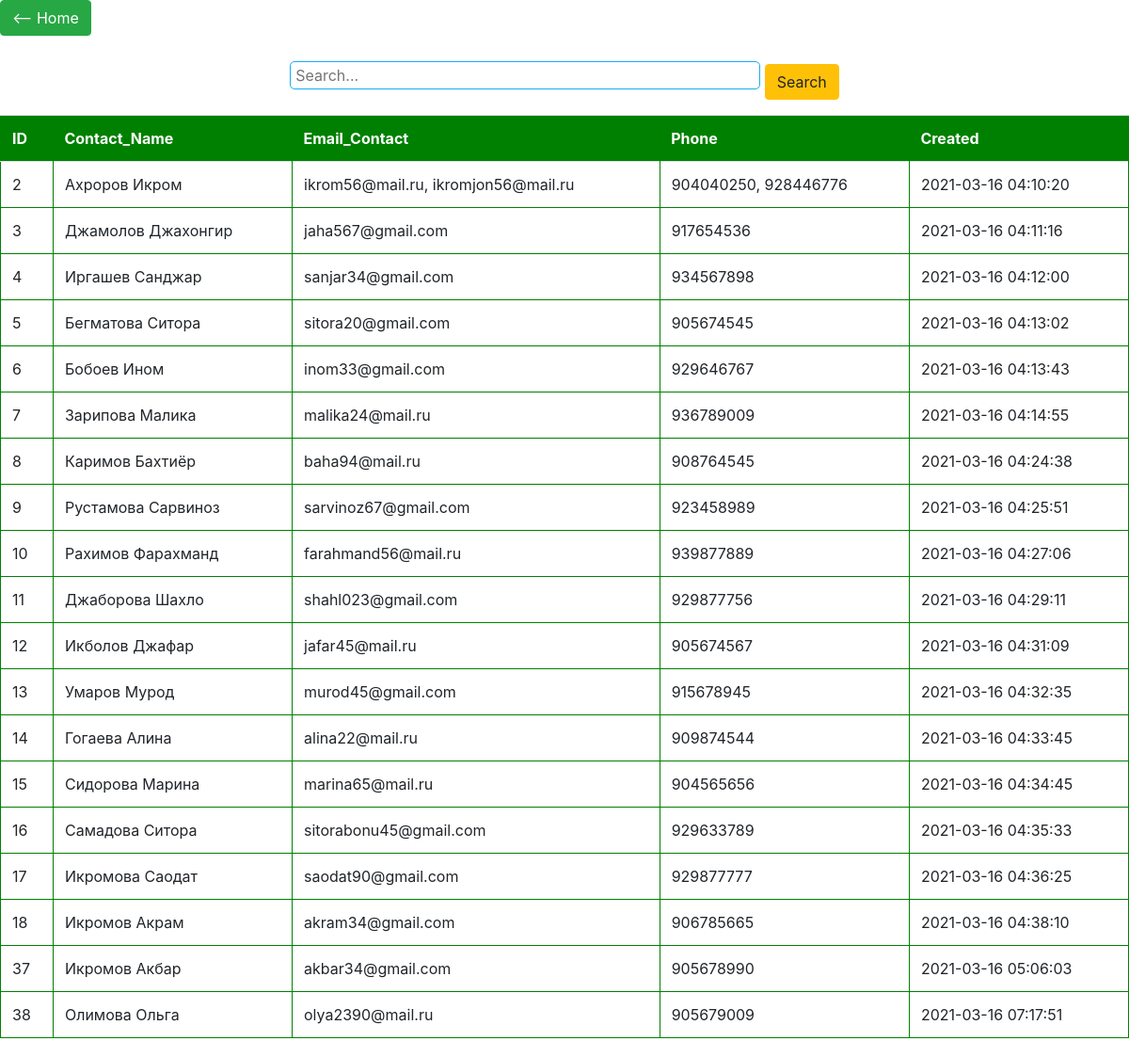
Screenshot of /search.php with the database file from the repository.
### tables this page shows
CREATE TABLE `contacts` (
  `id` int(11) NOT NULL,
  `c_name` varchar(127) NOT NULL,
  `picture` varchar(127) NOT NULL,
  `email` varchar(127) NOT NULL,
  `phone` varchar(127) NOT NULL,
  `created` datetime NOT NULL,
  `updated` datetime NOT NULL
);

### search.php (the view, shortened to what this page needs)
<?php
    if (isset($_POST['search'])) {
        $valueToSearch =  $_POST['valueToSearch'];
        $query = "SELECT * FROM `contacts` WHERE CONCAT(`id`, `c_name`, `email`, `phone`, `created`) LIKE '%".$valueToSearch."%'";
        $search_result = filterTable($query);
    }
    else{
        $query = "SELECT * FROM `contacts`";
        $search_result = filterTable($query);
    }
    function filterTable($query)
    {
        $connect = mysqli_connect("localhost", "root", "", "contact");
        $filter_Result = mysqli_query($connect, $query);
        return $filter_Result;
    }
    ?>
<!DOCTYPE html>
<html lang="en">
<head>
    <link rel="stylesheet" href="styles/style.css">
    <link rel="stylesheet" href="styles/bootstrap.css">
</head>
<body>
<a href="index.php" class="btn btn-success"><-- Home</a>
    <form action="search.php" method="post">
    <p align="center">
            <input type="text" name="valueToSearch" placeholder="Search..." class="text">
            <input type="submit" name="search" value="Search" class="btn btn-warning"> </p>
            <table class="table">
                <tr class="child">
                <th>ID</th>
                <th>Contact_Name</th>
                <th>Email_Contact</th>
                <th>Phone</th>
                <th>Created</th>
            </tr>
            <?php while($row = mysqli_fetch_array( $search_result)):?>
            <tr>
                <td><?php echo $row['id'];?></td>
                <td><?php echo $row['c_name'];?></td>
                <td><?php echo $row['email'];?></td>
                <td><?php echo $row['phone'];?></td>
                <td><?php echo $row['created'];?></td>
            </tr>
            <?php endwhile;?>
       </table>
    </form>
</body>
</html>

### styles/style.css (style rules this page uses)
form { margin:20px auto; }
table, tr, td, thead { border: 1px solid green; border-collapse: collapse; padding: 5px; }
thead, .child:first-child { background-color: green; color: #FFF; }
input[type="submit"] { margin-top: 10px; }
input[type="text"], input[type="file"] { border: 1px solid rgb(22, 173, 243); width: 500px; }
.text { padding: 5px; border-radius: 5px; height: 30px; }

### rows the page displays
contacts: id "2", c_name "Ахроров Икром", email "ikrom56@mail.ru, ikromjon56@mail.ru", phone "904040250, 928446776", created "2021-03-16 04:10:20"
contacts: id "3", c_name "Джамолов Джахонгир", email "jaha567@gmail.com", phone "917654536", created "2021-03-16 04:11:16"
contacts: id "4", c_name "Иргашев Санджар", email "sanjar34@gmail.com", phone "934567898", created "2021-03-16 04:12:00"
contacts: id "5", c_name "Бегматова Ситора", email "sitora20@gmail.com", phone "905674545", created "2021-03-16 04:13:02"
contacts: id "6", c_name "Бобоев Ином", email "inom33@gmail.com", phone "929646767", created "2021-03-16 04:13:43"
contacts: id "7", c_name "Зарипова Малика", email "malika24@mail.ru", phone "936789009", created "2021-03-16 04:14:55"
contacts: id "8", c_name "Каримов Бахтиёр", email "baha94@mail.ru", phone "908764545", created "2021-03-16 04:24:38"
contacts: id "9", c_name "Рустамова Сарвиноз", email "sarvinoz67@gmail.com", phone "923458989", created "2021-03-16 04:25:51"
contacts: id "10", c_name "Рахимов Фарахманд", email "farahmand56@mail.ru", phone "939877889", created "2021-03-16 04:27:06"
contacts: id "11", c_name "Джаборова Шахло", email "shahl023@gmail.com", phone "929877756", created "2021-03-16 04:29:11"
contacts: id "12", c_name "Икболов Джафар", email "jafar45@mail.ru", phone "905674567", created "2021-03-16 04:31:09"
contacts: id "13", c_name "Умаров Мурод", email "murod45@gmail.com", phone "915678945", created "2021-03-16 04:32:35"
contacts: id "14", c_name "Гогаева Алина", email "alina22@mail.ru", phone "909874544", created "2021-03-16 04:33:45"
contacts: id "15", c_name "Сидорова Марина", email "marina65@mail.ru", phone "904565656", created "2021-03-16 04:34:45"
contacts: id "16", c_name "Самадова Ситора", email "sitorabonu45@gmail.com", phone "929633789", created "2021-03-16 04:35:33"
contacts: id "17", c_name "Икромова Саодат", email "saodat90@gmail.com", phone "929877777", created "2021-03-16 04:36:25"
contacts: id "18", c_name "Икромов Акрам", email "akram34@gmail.com", phone "906785665", created "2021-03-16 04:38:10"
contacts: id "37", c_name "Икромов Акбар", email "akbar34@gmail.com", phone "905678990", created "2021-03-16 05:06:03"
contacts: id "38", c_name "Олимова Ольга", email "olya2390@mail.ru", phone "905679009", created "2021-03-16 07:17:51"
